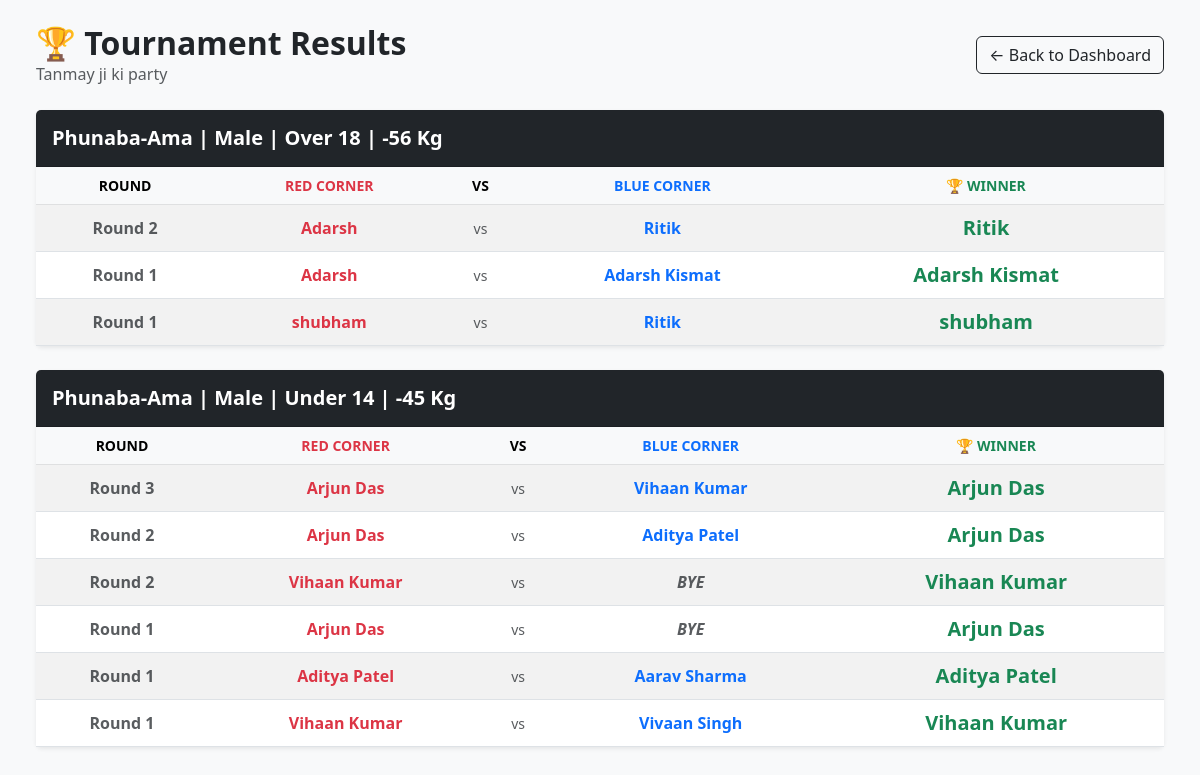
/tournaments/1/results/, run on an earlier commit of the app's database.
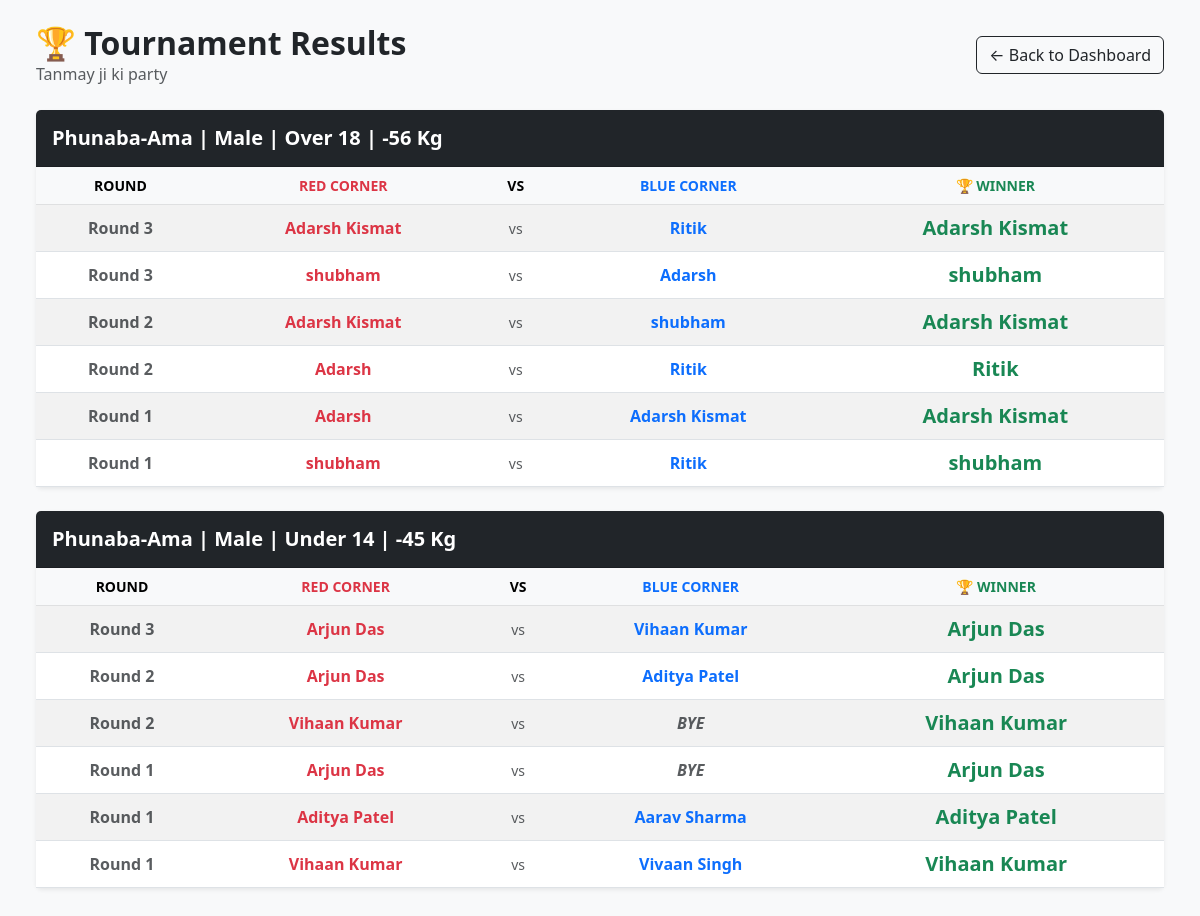
And on a later commit of the database.
### thangta/models.py (models this page shows, shortened)
class Match(models.Model):
    tournament = models.ForeignKey(Tournament, on_delete=models.CASCADE)
    event_type = models.CharField(max_length=50)
    age_category = models.CharField(max_length=3)
    weight_category = models.CharField(max_length=4)
    gender = models.CharField(max_length=10)
    is_active = models.BooleanField(default=False)
    is_completed = models.BooleanField(default=False)
    round_number = models.IntegerField(default=1)
    current_round = models.IntegerField(default=1) # Tracks Round 1, Round 2, or 3 (Tie Breaker)
    current_sub_round = models.IntegerField(default=1)
    match_sequence = models.IntegerField(help_text="Order of the match in this round")
    current_sub_round = models.IntegerField(default=1)
    active_scorers = models.ManyToManyField(CustomUser, blank=True, related_name='scoring_matches')
    ring_number = models.IntegerField(default=1)
    participant_red = models.ForeignKey(Participant, related_name='matches_as_red', on_delete=models.CASCADE)
    participant_blue = models.ForeignKey(Participant, related_name='matches_as_blue', on_delete=models.CASCADE, null=True, blank=True)
    winner = models.ForeignKey(Participant, related_name='matches_won', on_delete=models.SET_NULL, null=True, blank=True)
    round_1_red = models.IntegerField(default=0)
    round_1_blue = models.IntegerField(default=0)
    round_2_red = models.IntegerField(default=0)
    round_2_blue = models.IntegerField(default=0)
    round_3_red = models.IntegerField(default=0)
    round_3_blue = models.IntegerField(default=0)
    @property
    def age_display(self):
        age_map = {'U14': 'Under 14', 'U18': 'Under 18', 'O18': 'Over 18'}
        return age_map.get(self.age_category, self.age_category)
    @property
    def weight_display(self):
        if self.weight_category and "Kg" not in str(self.weight_category):
            return f"{self.weight_category} Kg"
        return self.weight_category
    @property
    def full_category_name(self):
        return f"{self.event_type} | {self.gender} | {self.age_display} | {self.weight_display}"

class Participant(models.Model):
    class GenderChoices(models.TextChoices):
        MALE = 'Male', 'Male'
        FEMALE = 'Female', 'Female'
    class EventTypeChoices(models.TextChoices):
        PHUNABA_AMA = 'Phunaba-Ama', 'Phunaba-Ama'
        PHUNABA_ANISHUBA = 'Phunaba-Anishuba', 'Phunaba-Anishuba'
    class AgeCategory(models.TextChoices):
        UNDER_14 = 'U14', 'Under 14'
        UNDER_18 = 'U18', 'Under 18'
        OVER_18 = 'O18', 'Over 18'
    class WeightCategory(models.TextChoices):
        MINUS_21 = '-21', '-21 Kg'
        MINUS_25 = '-25', '-25 Kg'
        MINUS_29 = '-29', '-29 Kg'
        MINUS_33 = '-33', '-33 Kg'
        MINUS_37 = '-37', '-37 Kg'
        MINUS_40 = '-40', '-40 Kg'
        MINUS_41 = '-41', '-41 Kg'
        MINUS_44 = '-44', '-44 Kg'
        MINUS_45 = '-45', '-45 Kg'
        MINUS_49 = '-49', '-49 Kg'
        MINUS_52 = '-52', '-52 Kg'
        MINUS_53 = '-53', '-53 Kg'
        MINUS_56 = '-56', '-56 Kg'
        MINUS_75 = '-75', '-75 Kg'
        PLUS_53 = '+53', '+53 Kg'
    tournament = models.ForeignKey(
        Tournament,
        on_delete=models.CASCADE,
        related_name='participants',
        null=True, blank=True
    )
    name = models.CharField(max_length=200, null=True, blank=True)
    actual_age = models.IntegerField(null=True, blank=True, help_text="Age in numbers")
    date_of_birth = models.DateField(null=True, blank=True) # Add this!
    age = models.IntegerField(default = 0)
    gender = models.CharField(max_length=10, choices=GenderChoices.choices, null=True, blank=True)
    contact = models.CharField(max_length=15, null=True, blank=True)
    district = models.CharField(max_length=100)
    district_code = models.CharField(max_length=20)
    event_type = models.CharField(max_length=50, choices=EventTypeChoices.choices, null=True, blank=True)
    age_category = models.CharField(
        max_length=3,
        choices=AgeCategory.choices,
        help_text="Select the participant's age group."
    )
    weight_category = models.CharField(
        max_length=4,
        choices=WeightCategory.choices,
        help_text="Select the participant's weight class."
    )

### thangta/views.py (the view)
# urls.py: path('tournaments/<int:tournament_id>/results/', tournament_results, name='tournament-results'),
def tournament_results(request, tournament_id):
    tournament = get_object_or_404(Tournament, id=tournament_id)
    completed_matches = Match.objects.filter(
        tournament=tournament,
        is_completed=True
    ).order_by('event_type', 'gender', 'age_category', 'weight_category', '-round_number')
    return render(request, 'tournament_results.html', {
        'tournament': tournament,
        'completed_matches': completed_matches
    })

### thangta/templates/tournament_results.html (shortened to what this page needs)
<!DOCTYPE html>
<html lang="en">
<head>
    <link href="https://cdn.jsdelivr.net/npm/bootstrap@5.3.0/dist/css/bootstrap.min.css" rel="stylesheet">
</head>
<body class="bg-light p-4">
<div class="container-fluid">
    <div class="d-flex justify-content-between align-items-center mb-4">
        <div>
            <h2 class="fw-bold m-0">🏆 Tournament Results</h2>
            <p class="text-muted m-0">{{ tournament.name }}</p>
        </div>
        <a href="{% url 'tournament-dashboard' %}" class="btn btn-outline-dark">← Back to Dashboard</a>
    </div>
    {% regroup completed_matches by full_category_name as category_list %}
    <div class="row">
        {% for category in category_list %}
        <div class="col-12 mb-4">
            <div class="card shadow-sm border-0">
                <div class="card-header bg-dark text-white py-3">
                    <h5 class="m-0 fw-bold">{{ category.grouper }}</h5>
                </div>
                <div class="card-body p-0 table-responsive">
                    <table class="table table-hover table-striped m-0 align-middle text-center">
                        <thead class="table-light">
                            <tr>
                                <th class="small">ROUND</th>
                                <th class="small text-danger">RED CORNER</th>
                                <th class="small">VS</th>
                                <th class="small text-primary">BLUE CORNER</th>
                                <th class="small text-success">🏆 WINNER</th>
                            </tr>
                        </thead>
                        <tbody>
                            {% for match in category.list %}
                            <tr>
                                <td class="fw-bold text-muted">Round {{ match.round_number }}</td>
                                <td class="fw-bold text-danger">{{ match.participant_red.name }}</td>
                                <td class="text-muted small">vs</td>
                                {% if match.participant_blue %}
                                    <td class="fw-bold text-primary">{{ match.participant_blue.name }}</td>
                                {% else %}
                                    <td class="fw-bold text-muted fst-italic">BYE</td>
                                {% endif %}
                                <td class="fw-bold text-success fs-5">
                                    {{ match.winner.name }}
                                </td>
                            </tr>
                            {% endfor %}
                        </tbody>
                    </table>
                </div>
            </div>
        </div>
        {% endfor %}
    </div>
</div>
</body>
</html>

What changed in the data, as far as the page shows it:
added Match: round_number "3", participant_red.name "Adarsh Kismat", participant_blue.name "Ritik", winner.name "Adarsh Kismat", shown under "Phunaba-Ama | Male | Over 18 | -56 Kg"
added Match: round_number "3", participant_red.name "shubham", participant_blue.name "Adarsh", winner.name "shubham", shown under "Phunaba-Ama | Male | Over 18 | -56 Kg"
now on this page (row edited): Match: round_number "2", participant_red.name "Adarsh Kismat", participant_blue.name "shubham", winner.name "Adarsh Kismat", shown under "Phunaba-Ama | Male | Over 18 | -56 Kg"
